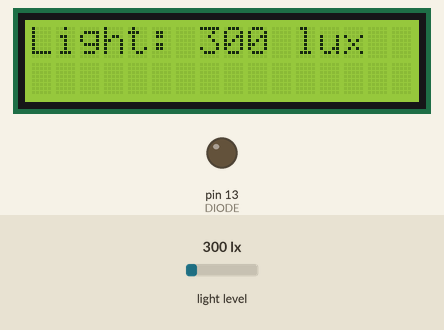
Simulated run of this sketch. Board: Arduino Uno, built with avr-gcc and run on an emulated ATmega328P. On the bench: 16×2 character LCD, output pins drawn as LEDs (lit = HIGH). The inputs (shaded band) are chosen by the test bench; at power-on: light level 300 lx.

Above: at 1.2 s.
1.3 s: light level set to 111 lx
At 3.2 s:
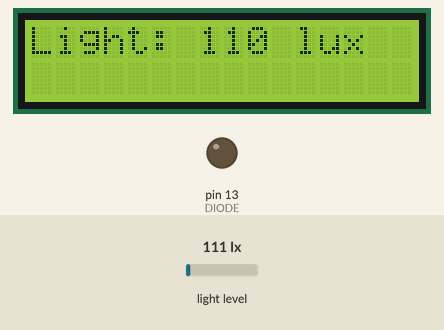
3.5 s: light level set to 92 lx
At 5.2 s:
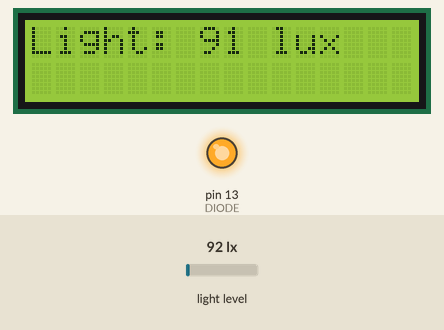
5.5 s: light level set to 56 lx
At 7.3 s:
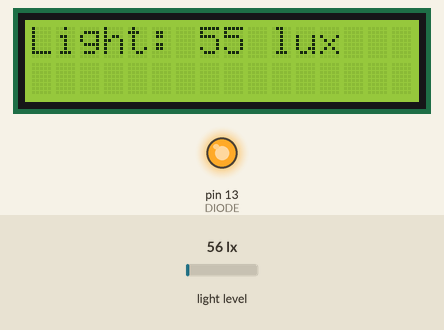
7.6 s: light level set to 49 lx
At 9.6 s:
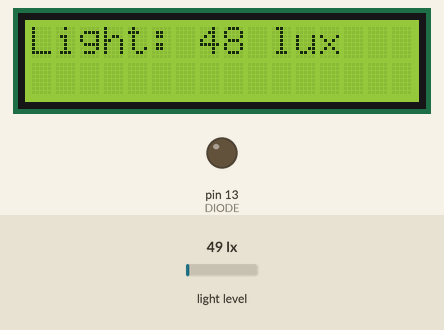
Timing chart, 0 to 10.6 s (numbered marks = the images above; inputs shaded):
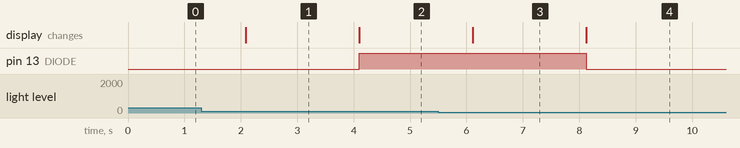

Measured:
- the behaviour switches between 101 and 100 lx on light level (found by bisection; images 1 and 2)
- the behaviour switches between 52 and 51 lx on light level (found by bisection; images 3 and 4)
- after the input at 1.3 s, the display: changes after 0.78 s (image 1)
- after the input at 3.5 s, pin 13 (DIODE): LOW → HIGH after 0.60 s; the display: changes after 0.60 s (image 2)
- after the input at 5.5 s, the display: changes after 0.61 s (image 3)
- after the input at 7.6 s, pin 13 (DIODE): HIGH → LOW after 0.53 s; the display: changes after 0.53 s (image 4)

The sketch:

zad_1.ino
```cpp
/*
 * Zadanie 1
 * Tematem tego zadania będzie czujnik natężenia światła GY-302 - BH1750.
 * Zadanie będzie polegało na:
 * - Połączeniu wyświetlacza lcd oraz czujnika do płytki
 * - Prezentowanie pomiaru czujnika na wyświetlaczu w formacie:
 *   "Light: [pomiar czujnika] lux"
 *   Dane powinny być aktualizowane co 1.5 sekundy.
 * - Gdy pomiar mieści się w przedziale <50, 100>
 *   dioda wbudowana zostaje uruchomiona
 */


#include <LiquidCrystal.h>
//Biblioteki przeznaczone do czujnika natężenia światła
#include <Wire.h>
#include <BH1750.h>

#define DIODE 13

BH1750 light_sensor;

LiquidCrystal lcd(2, 3, 4, 5, 6, 7);

void setup() {
  // inicjalizacja lcd
  lcd.begin(16, 2);

  // napis kontrolny
  lcd.print("Witam...");

  // inicjalizacja sensoru
  light_sensor.begin();

  pinMode(DIODE, OUTPUT);
  digitalWrite(DIODE, LOW);
}

void loop() {
  int lux = light_sensor.readLightLevel();

  lcd.clear();
  lcd.home();
  lcd.print("Light: ");
  lcd.print(lux);
  lcd.print(" lux");
  if( lux < 100 and lux > 50){
    digitalWrite(DIODE, HIGH);
  }
  else{
    digitalWrite(DIODE, LOW);
  }
  delay(1000);


}
```
